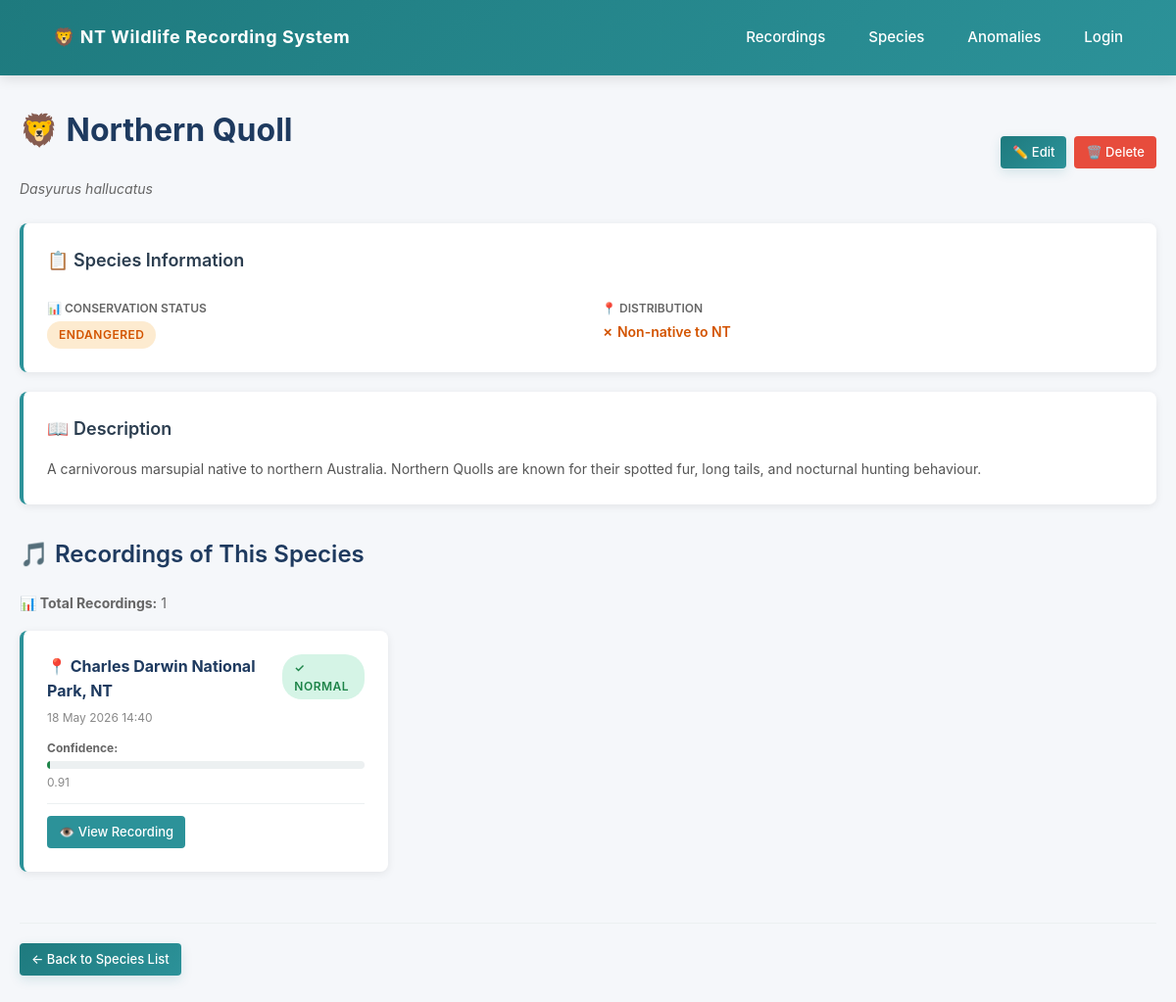
Screenshot of /species/1/ with the database file from the repository.
### recordings/models.py (models this page shows, shortened)
class Species(models.Model):
    common_name         = models.CharField(max_length=200)
    scientific_name     = models.CharField(max_length=200, unique=True)
    conservation_status = models.CharField(
        max_length=2,
        choices=ConservationStatus.choices,
        default=ConservationStatus.NOT_EVALUATED,
    )
    is_native  = models.BooleanField(default=False)
    not_native   = models.BooleanField(default=False)
    description = models.TextField(blank=True)
    class Meta:
        verbose_name_plural = 'species'
        ordering = ['scientific_name']

class AudioRecording(models.Model):
    species = models.ForeignKey(
        Species,
        on_delete=models.PROTECT,
        related_name='recordings',
    )
    recorded_by = models.ForeignKey(
        settings.AUTH_USER_MODEL,
        on_delete=models.SET_NULL,
        null=True,
        related_name='recordings',
    )
    recorded_at   = models.DateTimeField()
    latitude      = models.DecimalField(max_digits=9, decimal_places=6)
    longitude     = models.DecimalField(max_digits=9, decimal_places=6)
    location_name = models.CharField(max_length=200, blank=True)
    record_type   = models.CharField(max_length=20, choices=RecordType.choices, default=RecordType.HUMAN_OBSERVATION)
    audio_file = models.FileField(
        upload_to='recordings/%Y/%m/',
        blank=True,
        null=True,
    )
    confidence_score = models.DecimalField(
        max_digits=3,
        decimal_places=2,
        validators=[MinValueValidator(0.0), MaxValueValidator(1.0)],
        help_text="0.00 = no confidence, 1.00 = certain",
    )
    notes      = models.TextField(blank=True)
    is_anomaly = models.BooleanField(default=False, db_index=True)
    objects = RecordingManager()
    class Meta:
        ordering = ['-recorded_at']
        indexes = [
            models.Index(fields=['-recorded_at']),
            models.Index(fields=['species', '-recorded_at']),
        ]

### recordings/views.py (the view)
# urls.py: path('species/<int:pk>/', views.SpeciesDetailView.as_view(), name='species_detail'),
class SpeciesDetailView(DetailView):
    model = Species
    template_name = 'recordings/species_detail.html'

### recordings/managers.py (called while the page is built)
    def get_queryset(self):
        return RecordingQuerySet(self.model, using=self._db)

### recordings/templates/recordings/species_detail.html (shortened to what this page needs)
{% extends 'base.html' %}
{% block content %}
<div style="display: flex; justify-content: space-between; align-items: center; margin-bottom: 24px;">
    <div>
        <h1>🦁 {{ object.common_name }}</h1>
        <p style="font-size: 14px; color: #666; margin: 0;"><em>{{ object.scientific_name }}</em></p>
    </div>
    <div style="display: flex; gap: 8px;">
        <a href="{% url 'species_update' object.pk %}" class="button-sm button-secondary">✏️ Edit</a>
        <a href="{% url 'species_delete' object.pk %}" class="button-sm button-danger">🗑️ Delete</a>
    </div>
</div>
<div class="card">
    <h3>📋 Species Information</h3>
    <div style="display: grid; grid-template-columns: repeat(auto-fit, minmax(250px, 1fr)); gap: 24px; margin-top: 16px;">
        <div>
            <p style="font-size: 12px; font-weight: 600; color: #666; text-transform: uppercase; margin-bottom: 4px;">📊 Conservation Status</p>
            {% if object.conservation_status == 'CR' %}
                <span class="badge badge-red">{{ object.get_conservation_status_display }}</span>
            {% elif object.conservation_status == 'EN' %}
                <span class="badge badge-orange">{{ object.get_conservation_status_display }}</span>
            {% elif object.conservation_status == 'VU' %}
                <span class="badge badge-yellow">{{ object.get_conservation_status_display }}</span>
            {% elif object.conservation_status == 'LC' %}
                <span class="badge badge-green">{{ object.get_conservation_status_display }}</span>
            {% else %}
                <span class="badge badge-gray">{{ object.get_conservation_status_display }}</span>
            {% endif %}
        </div>
        <div>
            <p style="font-size: 12px; font-weight: 600; color: #666; text-transform: uppercase; margin-bottom: 4px;">📍 Distribution</p>
            <div>
                {% if object.not_native %}
                    <p style="margin: 0; color: #d35400; font-weight: 600;">✗ Non-native to NT</p>
                {% endif %}
            </div>
        </div>
    </div>
</div>
{% if object.description %}
<div class="card">
    <h3>📖 Description</h3>
    <p style="margin: 16px 0 0 0; white-space: pre-wrap; line-height: 1.6;">{{ object.description }}</p>
</div>
{% endif %}
<div style="margin-top: 32px;">
    <h2>🎵 Recordings of This Species</h2>
    {% if object.recordings.all %}
        <p style="margin-bottom: 16px; font-size: 14px; color: #666;">
            <strong>📊 Total Recordings:</strong> {{ object.recordings.count }}
        </p>
        <div style="display: grid; grid-template-columns: repeat(auto-fill, minmax(300px, 1fr)); gap: 16px;">
            {% for recording in object.recordings.all|dictsort:"recorded_at"|slice:":20" %}
            <div class="card">
                <div style="display: flex; justify-content: space-between; align-items: start; margin-bottom: 12px;">
                    <div>
                        <h4 style="margin: 0; color: #1e3a5f;">📍 {{ recording.location_name|default:"Unknown Location" }}</h4>
                        <p style="margin: 4px 0 0 0; font-size: 12px; color: #888;">{{ recording.recorded_at|date:"d M Y H:i" }}</p>
                    </div>
                    {% if recording.is_anomaly %}
                        <span class="badge badge-red">⚠️ Anomaly</span>
                    {% else %}
                        <span class="badge badge-green">✓ Normal</span>
                    {% endif %}
                </div>
                <div style="margin: 12px 0;">
                    <p style="margin: 0; font-size: 12px; color: #666;"><strong>Confidence:</strong></p>
                    <div style="width: 100%; height: 8px; background: #ecf0f1; border-radius: 4px; margin-top: 4px; overflow: hidden;">
                        <div style="width: {{ recording.confidence_score|floatformat:0 }}%; height: 100%; background: {% if recording.confidence_score >= 0.8 %}#1e8449{% elif recording.confidence_score >= 0.5 %}#d35400{% else %}#c0392b{% endif %};"></div>
                    </div>
                    <p style="margin: 4px 0 0 0; font-size: 12px; color: #888;">{{ recording.confidence_score|floatformat:2 }}</p>
                </div>
                <div style="margin-top: 12px; padding-top: 12px; border-top: 1px solid #ecf0f1;">
                    <a href="{% url 'recording_detail' recording.pk %}" class="button-sm" style="display: inline-block;">👁️ View Recording</a>
                </div>
            </div>
            {% endfor %}
        </div>
    {% endif %}
</div>
<div style="margin-top: 32px; padding-top: 20px; border-top: 1px solid #ecf0f1;">
    <a href="{% url 'species_list' %}" class="button-sm button-secondary">← Back to Species List</a>
</div>
{% endblock %}

### recordings/templates/base.html (style rules this page uses)
* { box-sizing: border-box; margin: 0; padding: 0; }
body { font-family: -apple-system, BlinkMacSystemFont, 'Segoe UI', 'Roboto', 'Oxygen', 'Ubuntu', 'Cantarell', sans-serif; background-color: #f5f7fa; color: #2c3e50; line-height: 1.6; }
h1 { color: #1e3a5f; margin-bottom: 24px; font-size: 32px; font-weight: 700; }
h2 { color: #1e3a5f; margin-bottom: 20px; font-size: 24px; font-weight: 600; margin-top: 24px; }
h3 { color: #2c3e50; margin-bottom: 12px; font-size: 18px; font-weight: 600; }
.button-sm { display: inline-block; padding: 6px 12px; background-color: #2c9299; color: white; text-decoration: none; border-radius: 4px; font-size: 13px; font-weight: 500; transition: all 0.2s ease; border: none; cursor: pointer; }
.button-danger { background-color: #e74c3c; }
.button-secondary { background: linear-gradient(135deg, #1e7a7e 0%, #2c9299 100%); color: white; border: none; box-shadow: 0 4px 12px rgba(30, 122, 126, 0.15); }
.card { background-color: white; padding: 24px; margin-bottom: 20px; border-radius: 8px; box-shadow: 0 2px 8px rgba(0, 0, 0, 0.08); border-left: 4px solid #2c9299; transition: box-shadow 0.3s ease; }
.card h3 { margin-bottom: 12px; }
.card p { margin: 8px 0; font-size: 14px; color: #555; }
.badge { display: inline-block; padding: 4px 12px; border-radius: 20px; font-size: 12px; font-weight: 600; text-transform: uppercase; letter-spacing: 0.5px; }
.badge-orange { background-color: #fdebd0; color: #d35400; }
.badge-green { background-color: #d5f4e6; color: #1e8449; }

### rows the page displays
Species: common_name "Northern Quoll", scientific_name "Dasyurus hallucatus", conservation_status "ENDANGERED", description "A carnivorous marsupial native to northern Australia. Northern Quolls are known for their spotted fur, long tails, and nocturnal hunting behaviour.", recordings.count "1"
AudioRecording: location_name "Charles Darwin National Park, NT", recorded_at "18 May 2026 14:40", is_anomaly "✓ NORMAL", confidence_score "0.91"
